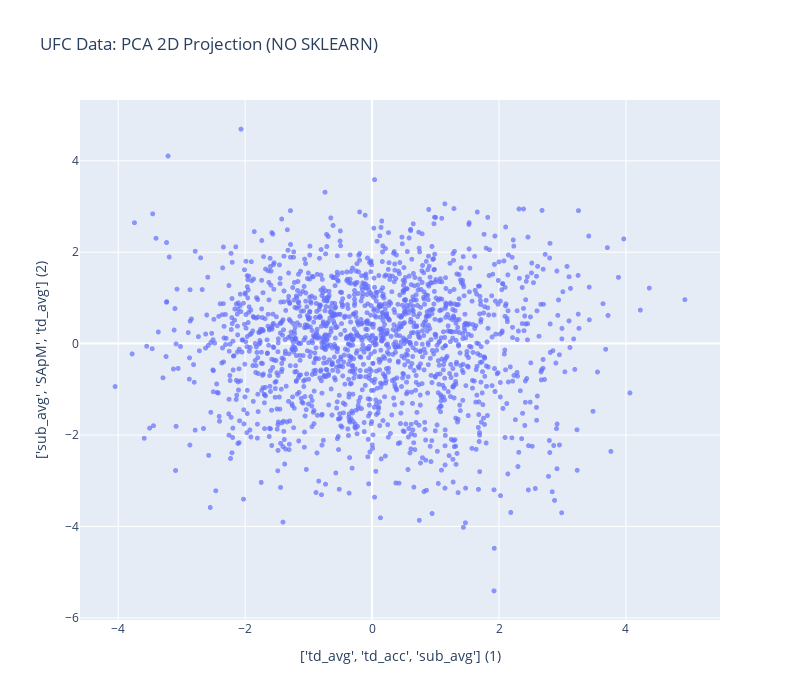

Notebook code for this chart:
### Code cell
# Create DataFrame for visualization
pca_df = pd.DataFrame({
    crit_cols_1: X_pca[:, 0],
    crit_cols_2: X_pca[:, 1],
    crit_cols_3: X_pca[:, 2],
    'Fighter': df_pruned.index,
    'Wins': df_pruned.get('wins')
})

# 3D scatter plot
fig = px.scatter(
    pca_df,
    x=crit_cols_1,
    y=crit_cols_2,
    #z=crit_cols_3,
    hover_name='Fighter',       # main hover label
    hover_data={'Wins': True},  # extra data to show
    title='UFC Data: PCA 2D Projection (NO SKLEARN)',
    width=800,
    height=700
)

fig.update_traces(marker=dict(size=5, opacity=0.7))
fig.show()

### Figure 1 — Plotly figure (JSON) as saved in the notebook; plotly's stock layout.template omitted (floating-point values rounded to 4 significant figures; data arrays with more than 128 entries replaced by an {"elided": "..."} marker saying what was removed)
{"data": [{"customdata": {"elided": "1690x1 float values"}, "hovertemplate": "<b>%{hovertext}</b><br><br>['td_avg', 'td_acc', 'sub_avg'] (1)=%{x}<br>['sub_avg', 'SApM', 'td_avg'] (2)=%{y}<br>Wins=%{customdata[0]}<extra></extra>", "hovertext": {"elided": "1690 str values"}, "legendgroup": "", "marker": {"color": "#636efa", "opacity": 0.7, "size": 5, "symbol": "circle"}, "mode": "markers", "name": "", "showlegend": false, "type": "scattergl", "x": {"elided": "1690 float values"}, "xaxis": "x", "y": {"elided": "1690 float values"}, "yaxis": "y"}], "layout": {"height": 700, "legend": {"tracegroupgap": 0}, "title": {"text": "UFC Data: PCA 2D Projection (NO SKLEARN)"}, "width": 800, "xaxis": {"anchor": "y", "domain": [0, 1], "title": {"text": "['td_avg', 'td_acc', 'sub_avg'] (1)"}}, "yaxis": {"anchor": "x", "domain": [0, 1], "title": {"text": "['sub_avg', 'SApM', 'td_avg'] (2)"}}}}
